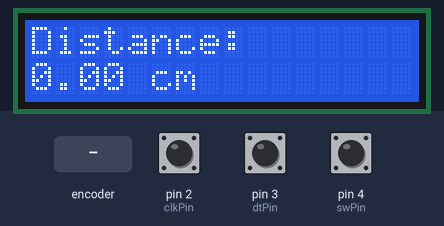
Recording of a sketch running on a simulated Arduino Uno, built with avr-gcc and run on an emulated ATmega328P. Parts: 16×2 character LCD. The inputs (shaded band) are chosen by the test bench; at power-on: pin 4 (swPin) HIGH, pin 2 (clkPin) HIGH, pin 3 (dtPin) HIGH.

Above: at 3.2 s.
3.3 s: pin 4 (swPin) pulled LOW for 1 s
At 3.7 s:
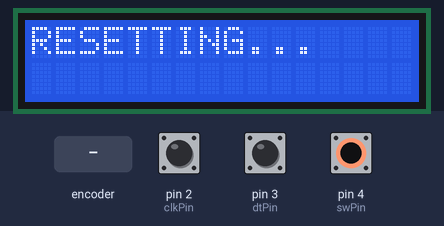
5.9 s: rotary encoder on pin 2 (clkPin) / pin 3 (dtPin) turned 3 steps (first pin leading)
At 7.6 s:
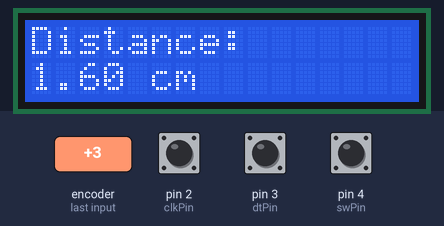
8.0 s: rotary encoder on pin 2 (clkPin) / pin 3 (dtPin) turned 1 step (first pin leading)
At 8.4 s:
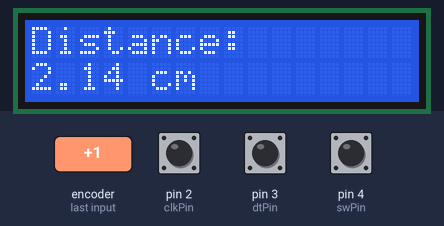
9.7 s: pin 4 (swPin) pulled LOW for 3.2 s
At 14.6 s:
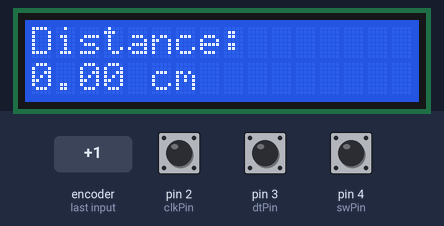
Timing chart, 0 to 15.4 s (numbered marks = the images above; inputs shaded):
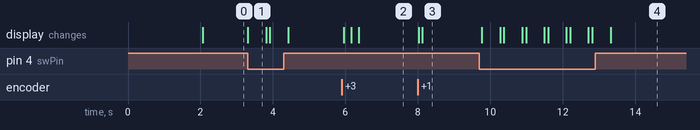

The sketch:

ard_jes.ino
```cpp
#include <LiquidCrystal.h>
LiquidCrystal lcd(5, 6, 7, 8, 9, 10);
const int clkPin = 2;
const int dtPin = 3;
const int swPin = 4;
volatile int position = 0;
float distance = 0;
const float pi = 3.14;
const float diameter = 3.4;
const int pulsesPerRev = 40;
unsigned long lastInterruptTime = 0;
const unsigned long debounceDelay = 2;
void setup()
{
  pinMode(clkPin, INPUT_PULLUP);
  pinMode(dtPin, INPUT_PULLUP);
  pinMode(swPin, INPUT_PULLUP);
  attachInterrupt(digitalPinToInterrupt(clkPin), readEncoder, CHANGE);
  lcd.begin(16, 2);
  lcd.setCursor(0, 0);
  lcd.print("MEASURING WHEEL");
  delay(2000);
  lcd.clear();
}
void loop()
{
if (digitalRead(swPin) == LOW)
{
position = 0;
distance = 0;
lcd.clear();
lcd.setCursor(0, 0);
lcd.print("RESETTING...");
delay(500);
lcd.clear();
}
distance = ((pi * diameter) / pulsesPerRev) * position;
if (distance < 0) distance = 0;
lcd.setCursor(0, 0);
lcd.print("Distance:");
lcd.setCursor(0, 1);
lcd.print(distance, 2);
lcd.print(" cm ");
delay(100);
}
void readEncoder()
{
unsigned long currentTime = millis();
if (currentTime - lastInterruptTime > debounceDelay)
{
if (digitalRead(dtPin) != digitalRead(clkPin))
{
position++;
}
else
{
position--;
}
lastInterruptTime = currentTime;
}
}
```

Measured:
- after the input at 3.3 s, the display: changes at once (image 1)
- after the input at 5.9 s, the display: first changes after 0.06 s (image 2 shows a later state)
- after the input at 8.0 s, the display: first changes at once (image 3 shows a later state)
- after the input at 9.7 s, the display: first changes after 0.07 s (image 4 shows a later state)
- what the display in image 1 shows lasts 0.5 s, from 3.3 s to 3.8 s
